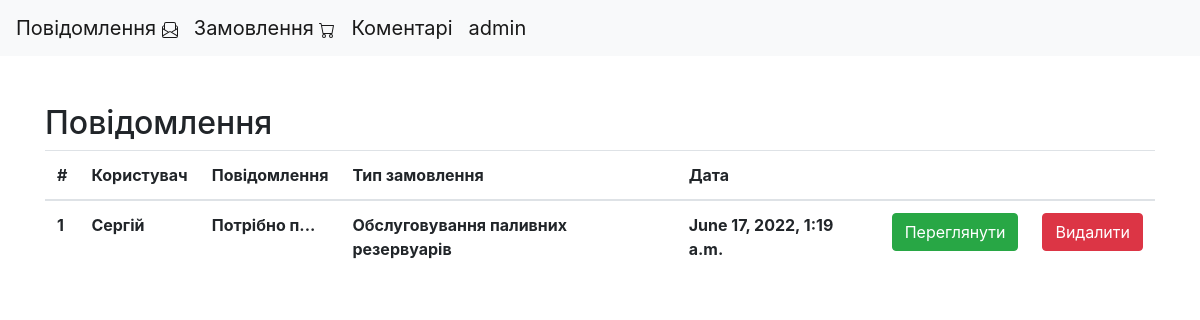
Page /mail/ (signed in) on the committed database.
### app/models.py (models this page shows, shortened)
class Service(models.Model):
	first_name = models.CharField(max_length=50)
	last_name = models.CharField(max_length=100)
	full_text = models.TextField('Повідомлення')
	number = models.CharField(max_length=30)
	service_choise = (
		('Ремонт лічильників рідини', 'Ремонт лічильників рідини'),
		('Ремонт паливних колонок', 'Ремонт паливних колонок'),
		('Обслуговування паливних резервуарів', 'Обслуговування паливних резервуарів')
		)
	services = models.CharField(max_length=100, blank=True, null=True, choices=service_choise)
	created = models.DateTimeField("Додано", default=datetime.now())
	class Meta:
		ordering = ('first_name', 'created')
		verbose_name = 'Повідомлення'
		verbose_name_plural = 'Повідомлення'

### app/views.py (the view)
# urls.py: path('mail/', views.admin_mail, name='admin_mail'),
def admin_mail(request):
	if request.user.is_superuser:
		service = Service.objects.all()
		order = Order.objects.all()
		return render(request, 'app/admin_mail.html', {'service': service, 'order': order})
	else:
		return redirect('/profile')

### app/templates/app/admin_mail.html (shortened to what this page needs)
<!DOCTYPE html>
<html>
<head>
  <link rel="stylesheet" href="https://cdn.jsdelivr.net/npm/bootstrap@4.3.1/dist/css/bootstrap.min.css">
</head>
<body>
{% block nav %}
<nav class="navbar navbar-expand-lg navbar-light bg-light">
  <a class="navbar-brand" href="{% url 'station:admin_mail'%}">
  Повідомлення
  </a>
  <a class="navbar-brand" href="{% url 'station:admin_order'%}">Замовлення
</a>
  <a class="navbar-brand" href="{% url 'station:comment'%}">Коментарі</a>
  <a class="navbar-brand" href="{% url 'station:profile'%}">{{ user}}</a>
</nav>
{% endblock nav %}
{% block main %}
<div class="container mt-5">
{% if service %}
<h2>Повідомлення</h2>
<table class="table">
  <thead>
	  <tr>
      <th scope="col">#</th>
      <th scope="col">Користувач</th>
      <th scope="col">Повідомлення</th>
      <th scope="col">Тип замовлення</th>
      <th scope="col">Дата</th>
      <th></th>
      <th></th>
    </tr>
  </thead>
    {% for items in service %}
  <tbody>
    <tr>
    <th scope="row">{{ forloop.counter }}</th>
  	<th scope="row">{{ items.first_name }}</th>
    {% if items.full_text|length > 10 %}
  	   <th scope="row">{{ items.full_text|slice:"0:10"}}...</th>
    {% else %}
        <th scope="row">{{ items.full_text|slice:"0:10"}}</th>
    {% endif %}
    <th scope="row">{{ items.services}}</th>
  	<th scope="row">{{ items.created}}</th>
  	<th><a href="{% url 'station:mail_more' items.id %}" class="btn btn-success">Переглянути</a></th>
    <th>
      <form action="{% url 'station:mail_delete' items.id %}">
          <input type="submit" class="btn btn-danger" value="Видалити"
          onclick="return confirm('Видалити повідомлення користувача {{ items.first_name }}?')"/>
      </form>
    </th>
  </tr>
    {% endfor %}
  </tbody>
</table>
{% else %}
<h2>Повідомлень немає</h2>
{% endif %}
</div>
{% endblock main %}
</body>
</html>

### rows in the picture
Service: first_name "Сергій", full_text "Потрібно п", services "Обслуговування паливних резервуарів", created "June 17, 2022, 1:19 a.m."

### other values in the picture
{{ user }} "admin"
